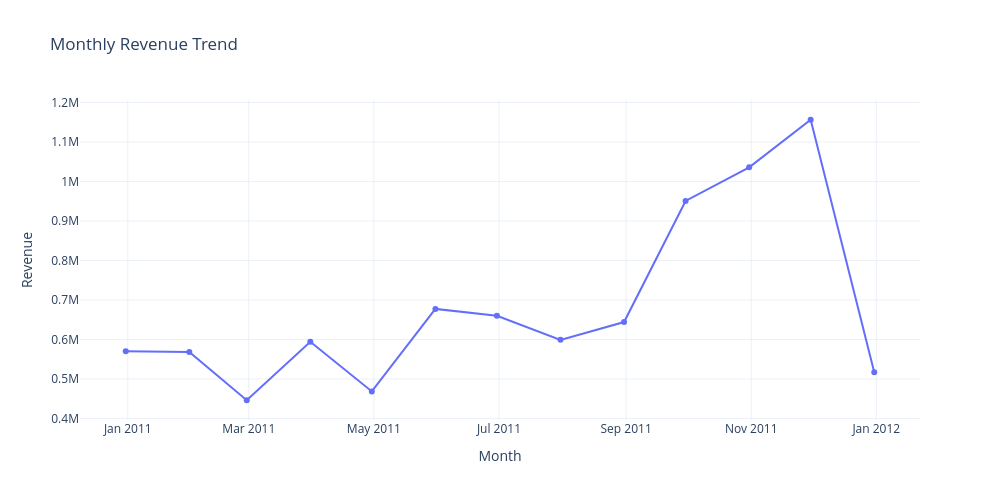

Notebook cell for this chart:
### Markdown cell above
### **4.2** — How does revenue trend over time?

### Code cell
# Plotting a Trend Line Chart using Plotly
fig = px.line(x=df_clean.set_index('InvoiceDate').resample('ME')['TotalPrice'].sum().index,
              y=df_clean.set_index('InvoiceDate').resample('ME')['TotalPrice'].sum().values,
              title='Monthly Revenue Trend', markers=True).update_layout(
    width=1000, height=500, xaxis_title='Month', yaxis_title='Revenue', template='plotly_white')
fig.show()

### Figure 1 — Plotly figure (JSON) as saved in the notebook; plotly's stock layout.template omitted (floating-point values rounded to 4 significant figures)
{"data": [{"hovertemplate": "x=%{x}<br>y=%{y}<extra></extra>", "legendgroup": "", "line": {"color": "#636efa", "dash": "solid"}, "marker": {"symbol": "circle"}, "mode": "lines+markers", "name": "", "orientation": "v", "showlegend": false, "type": "scatter", "x": ["2010-12-31T00:00:00.000000000", "2011-01-31T00:00:00.000000000", "2011-02-28T00:00:00.000000000", "2011-03-31T00:00:00.000000000", "2011-04-30T00:00:00.000000000", "2011-05-31T00:00:00.000000000", "2011-06-30T00:00:00.000000000", "2011-07-31T00:00:00.000000000", "2011-08-31T00:00:00.000000000", "2011-09-30T00:00:00.000000000", "2011-10-31T00:00:00.000000000", "2011-11-30T00:00:00.000000000", "2011-12-31T00:00:00.000000000"], "xaxis": "x", "y": [570400.0, 568100.0, 446100.0, 594100.0, 468400.0, 677400.0, 660000.0, 599000.0, 644100.0, 950700.0, 1036000.0, 1156000.0, 517200.0], "yaxis": "y"}], "layout": {"height": 500, "legend": {"tracegroupgap": 0}, "title": {"text": "Monthly Revenue Trend"}, "width": 1000, "xaxis": {"anchor": "y", "domain": [0, 1], "title": {"text": "Month"}}, "yaxis": {"anchor": "x", "domain": [0, 1], "title": {"text": "Revenue"}}}}
